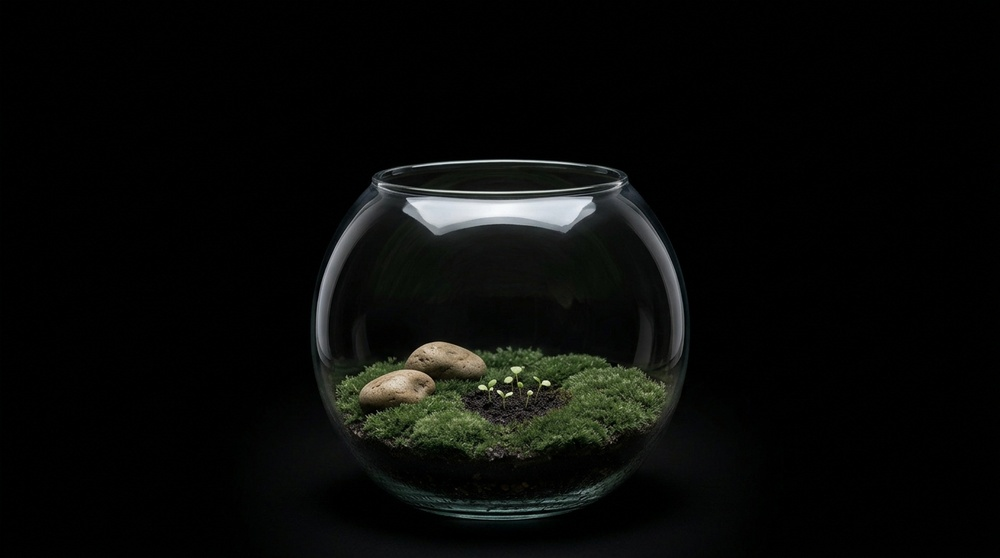
#> input picture bowl.jpg, 1000 x 558 px, shrunk from 1376 x 768 before the run, found by its file name
$ python make_glass.py
#> lines starting #> are read from the running program, lines starting #| are printed output that depends on the picture
# 從魚缸照片裡取出「玻璃的反光」做成一層，蓋在花和小精靈上面，它們看起來才會在玻璃後面。
# 用法：python3 -I tools/make_glass.py（在 couple-garden 資料夾執行）
import numpy as np
from PIL import Image, ImageFilter

def smooth(x, a, b):
    t = np.clip((x - a) / float(b - a), 0, 1)
    return t * t * (3 - 2 * t)

JOBS = [
    ("bowl.jpg", "glass.webp", dict(cx=0.4982, cy=0.6081, rx=0.1857, ry=0.3229)),
    ("bowl-m.jpg", "glass-m.webp", dict(cx=0.4974, cy=0.5193, rx=0.3177, ry=0.1755)),
]
for src, out, o in JOBS:
    im = Image.open(src).convert("RGB"); W, H = im.size
#> further down, im is the input picture: PIL image 1000x558 RGB; mean R, G, B 9.3, 10.2, 8.7
#> after `W, H = im.size`: W = 1000; H = 558
    x0, x1 = int((o["cx"] - o["rx"]) * W), int((o["cx"] + o["rx"]) * W)
#> x0 = 312; x1 = 683
    y0, y1 = int((o["cy"] - o["ry"]) * H), int((o["cy"] + o["ry"]) * H)
#> y0 = 159; y1 = 519
    a = np.asarray(im.crop((x0, y0, x1, y1))).astype(np.float32)
    h, w = a.shape[:2]
#> h = 360; w = 371
    yy, xx = np.mgrid[0:h, 0:w]
    u = (xx + .5) / w * 2 - 1; v = (yy + .5) / h * 2 - 1; r = np.sqrt(u * u + v * v)
    mx, mn = a.max(axis=2), a.min(axis=2)
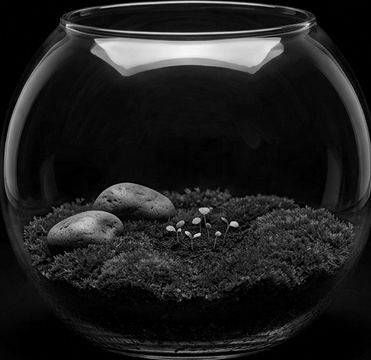
#> mn: shape (360, 371) float32; min 0, max 247, mean 31.3
    sat = (mx - mn) / np.maximum(mx, 1)
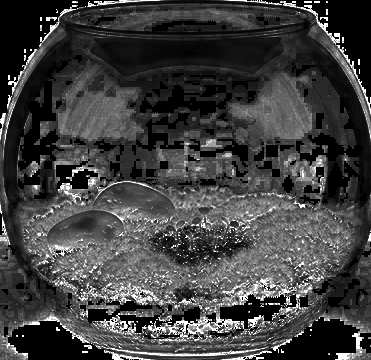
#> sat: shape (360, 371) float32; min 0, max 1, mean 0.255
    # 反光：亮、偏白（不是綠色苔蘚或米色石頭）
    hl = smooth(mx, 45, 140) * (1 - smooth(sat, 0.18, 0.35))
#> call 2 of smooth, with a = 0.18, b = 0.35
#> in smooth (call 2), `return t * t * (3 - 2 * t)`:
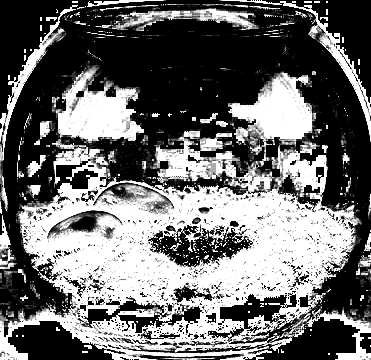
#> returned value: shape (360, 371) float32; min 0, max 1, mean 0.425
    # 只取玻璃的位置：外圈、上半部；瓶底的苔蘚石頭區不要
    where = np.maximum(smooth(r, 0.84, 0.93), 1 - smooth(v, -0.25, -0.05))
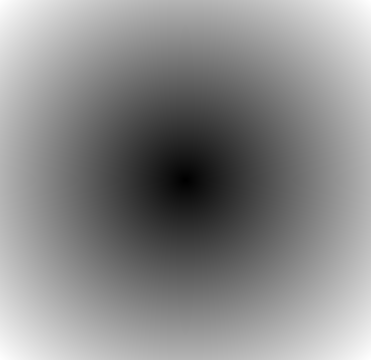
#> r: shape (360, 371) float64; min 0.00278, max 1.41, mean 0.765; drawn with min black and max white
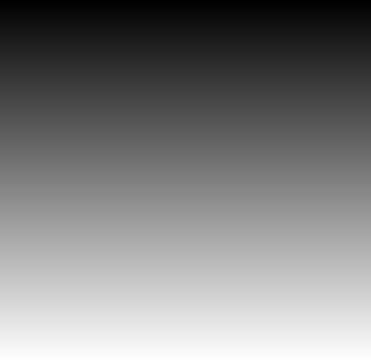
#> v: shape (360, 371) float64; min -0.997, max 0.997, mean -4.77e-17; drawn with min black and max white
    keep = hl * where * (1 - smooth(r, 1.0, 1.04))
    keep = np.asarray(Image.fromarray((keep * 255).astype(np.uint8)).filter(ImageFilter.GaussianBlur(1))).astype(np.float32) / 255
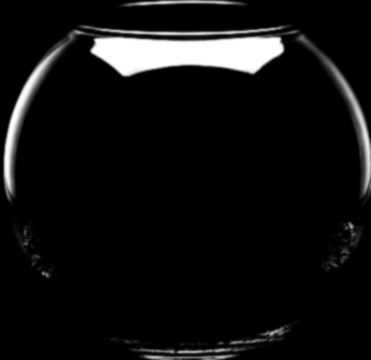
#> keep: shape (360, 371) float32; min 0, max 1, mean 0.0661
    # 透明圖：顏色是原本的反光，透明度跟著反光強弱（瓶子圖層會自己建立混合範圍，所以不用 screen）
    Image.fromarray(np.dstack([np.clip(a, 0, 255), keep * 255]).astype(np.uint8), "RGBA").save(out, quality=90)
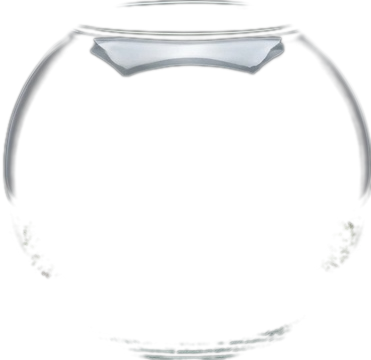
#> saved as glass.webp: PIL image 371x360 RGBA; mean R, G, B, A 35.9, 39.3, 33, 16.8; transparent parts drawn white
    print(out, (w, h))
#| glass.webp (371, 360)
#> pass 2 of the loop `for src, out, o in JOBS:`:
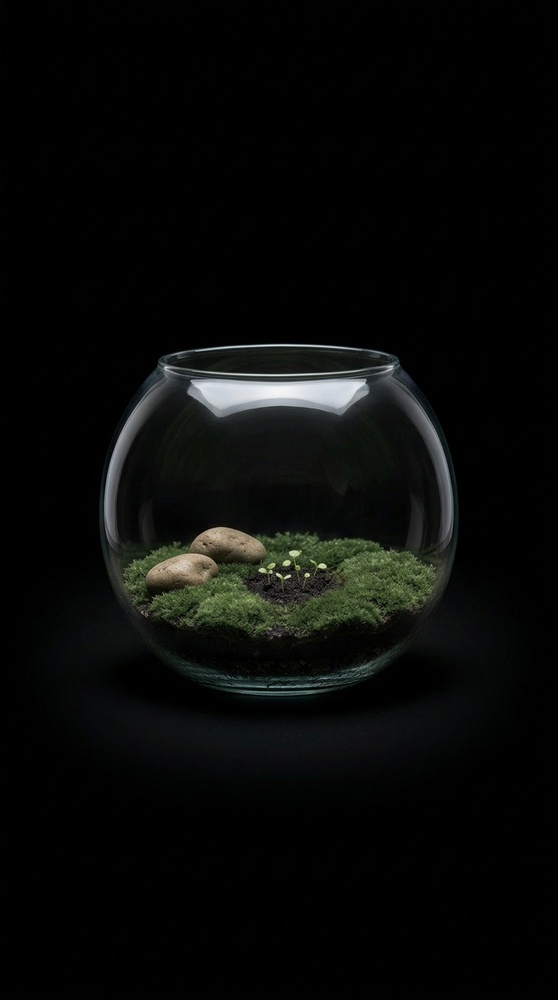
#> input picture bowl-m.jpg, 558 x 1000 px, shrunk from 768 x 1376 before the run, found by its file name
#> im is the input picture: PIL image 558x1000 RGB; mean R, G, B 9.3, 10.3, 9
#> a: shape (351, 354, 3) float32
#> mx: shape (351, 354) float32
#> mn: shape (351, 354) float32
#> sat: shape (351, 354) float32
#> t: shape (351, 354) float32
#> hl: shape (351, 354) float32
#> r: shape (351, 354) float64
#> v: shape (351, 354) float64
#> `keep = np.asarray(Image.fromarray((keep * 255).astype(np.uint8)).filte..`:
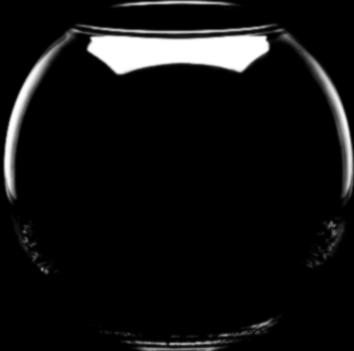
#> keep: shape (351, 354) float32; min 0, max 1, mean 0.0699
#> `Image.fromarray(np.dstack([np.clip(a, 0, 255), keep * 255]).astype(np...`:
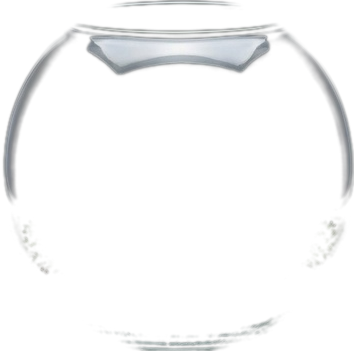
#> saved as glass-m.webp: PIL image 354x351 RGBA; mean R, G, B, A 37, 40.8, 34.8, 17.8; transparent parts drawn white
#| glass-m.webp (354, 351)
